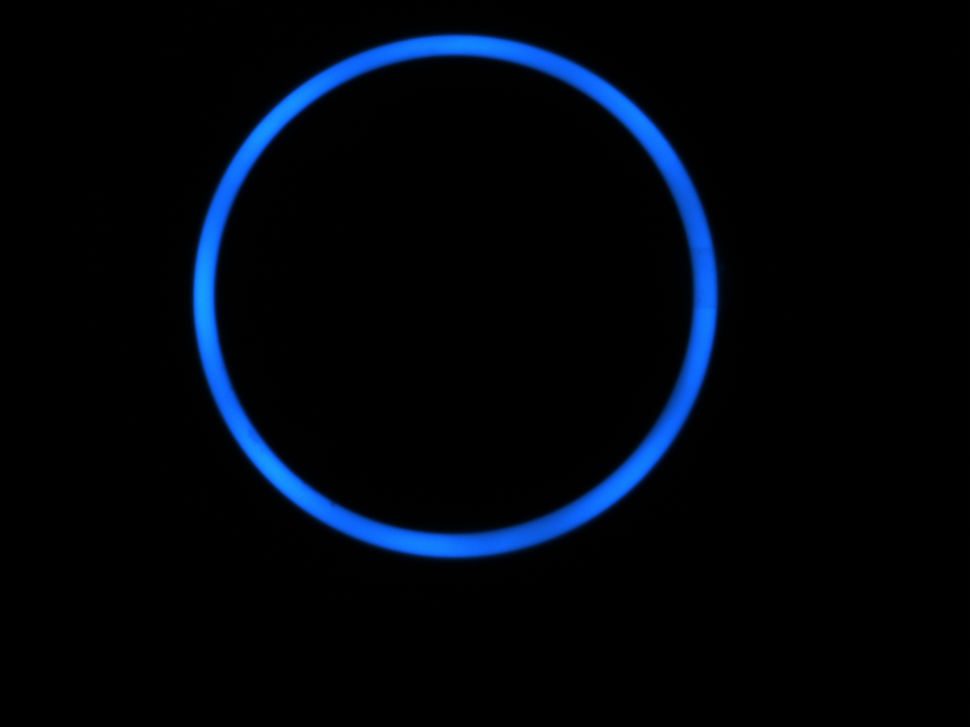
#> input picture Test/Blue_LED_F4E2C6A826D8_20230915113905306.PNG, 970 x 727 px, shrunk from 2590 x 1942 before the run; its folder holds only this picture in this run
$ python check.py
#> lines starting #> are read from the running program, lines starting #| are printed output that depends on the picture; after the words box and inside, x2 and y2 are one past the last pixel; in counts of white or black regions, pixels touching at a corner belong together
#> further down, img is the input picture: shape (727, 970, 3); mean B, G, R 12.8, 5.7, 1.2
import cv2
import os
import matplotlib.pyplot as plt

# Input and output folder paths
input_folder = './Test'  # Input folder path, replace it with your own path
output_folder = './Output'  # Output folder path, replace it with your own path

def plotImg(img):
    if len(img.shape) == 2:
        plt.imshow(img, cmap='gray')
        plt.show()
    else:
        plt.imshow(cv2.cvtColor(img, cv2.COLOR_BGR2RGB))
        plt.show()

# Function to delete all files in the output folder
def clear_output_folder():
    for filename in os.listdir(output_folder):
        file_path = os.path.join(output_folder, filename)
        try:
            if os.path.isfile(file_path):
                os.unlink(file_path)
        except Exception as e:
            print(f"Failed to delete {file_path}: {e}")

# Create the output folder if it doesn't exist
if not os.path.exists(output_folder):
    os.makedirs(output_folder)
else:
    # If the output folder already exists, delete its contents
    clear_output_folder()

def detect_black_spots(img):
    # Convert the image to grayscale
    gray_image = cv2.cvtColor(img, cv2.COLOR_BGR2GRAY)
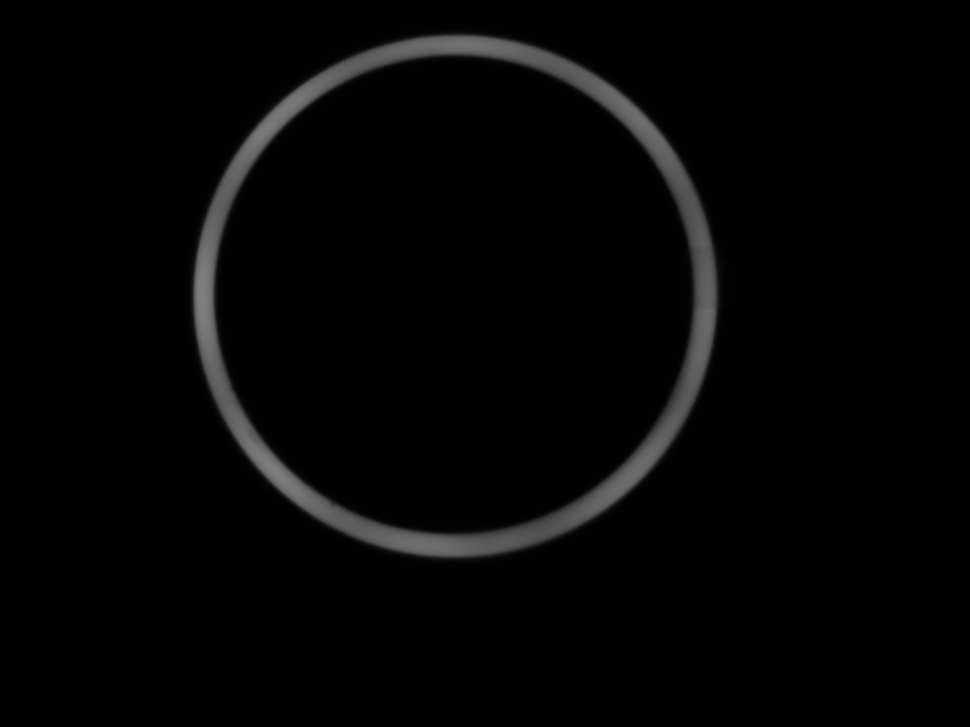
#> gray_image: shape (727, 970); min 0, max 130, mean 5.2
    # Threshold the grayscale image to create a binary mask for the object
    _, binary_mask = cv2.threshold(
        gray_image, 50, 255, cv2.THRESH_BINARY
    )
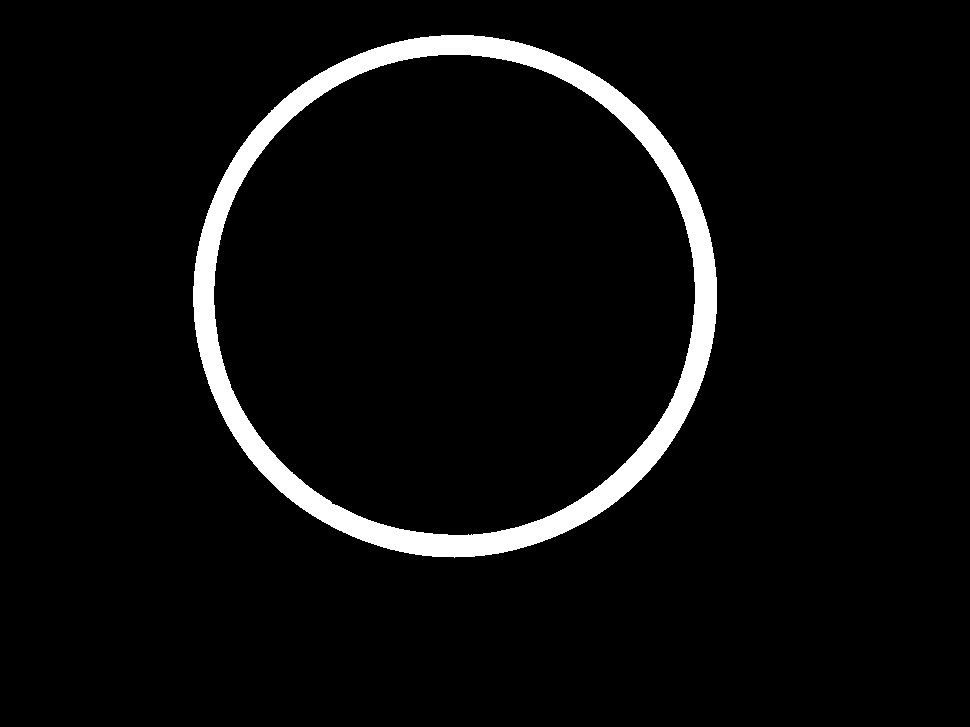
#> binary_mask: shape (727, 970); 4.7% white; 1 white region
    # Find contours in the binary mask
    contours, _ = cv2.findContours(
        binary_mask, cv2.RETR_EXTERNAL, cv2.CHAIN_APPROX_SIMPLE
    )
#> contours = 1 contour; box (x1, y1, x2, y2) and area: (193, 35, 717, 558) 214048
    # Create a binary image with adaptive thresholding
    binary_img = cv2.adaptiveThreshold(
        gray_image, 255, cv2.ADAPTIVE_THRESH_GAUSSIAN_C,
        cv2.THRESH_BINARY_INV, 75, 6.5
    )
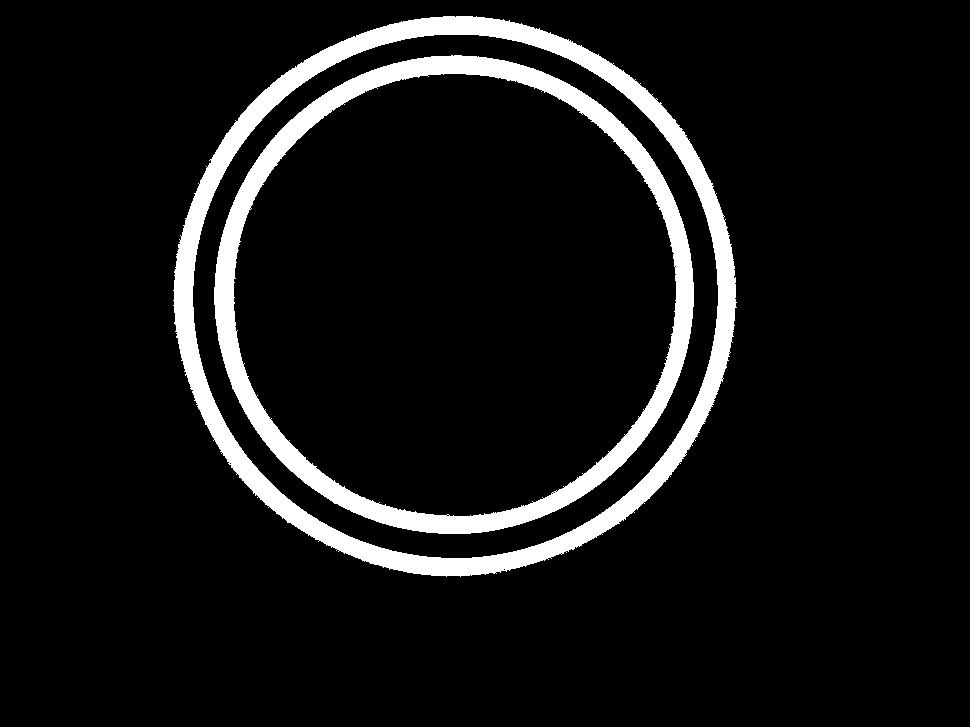
#> binary_img: shape (727, 970); 8.1% white; 2 white regions, box (x1, y1, x2, y2) and area: (173, 16, 737, 577) 30923, (214, 55, 694, 534) 26420
    # Ensure that at least one contour was found
    if contours:
        # Get the largest contour (assumes the object is the largest)
        largest_contour = max(contours, key=cv2.contourArea)
#> largest_contour = contour of 771 points, box (x1, y1, x2, y2) (193, 35, 717, 558), area 214048
        # Calculate the minimum enclosing circle for the largest contour
        (x, y), radius = cv2.minEnclosingCircle(largest_contour)
#> x = 454.6; y = 295.3; radius = 262.4
        # Convert coordinates and radius to integers
        center = (int(x), int(y))
#> center = (454, 295)
        radius = int(radius)
#> radius = 262
        # Draw the calculated circle on a copy of the original image
        result_image = binary_img.copy()
        cv2.circle(result_image, center, radius + 20, (0, 0, 0), 9)  # Red circle
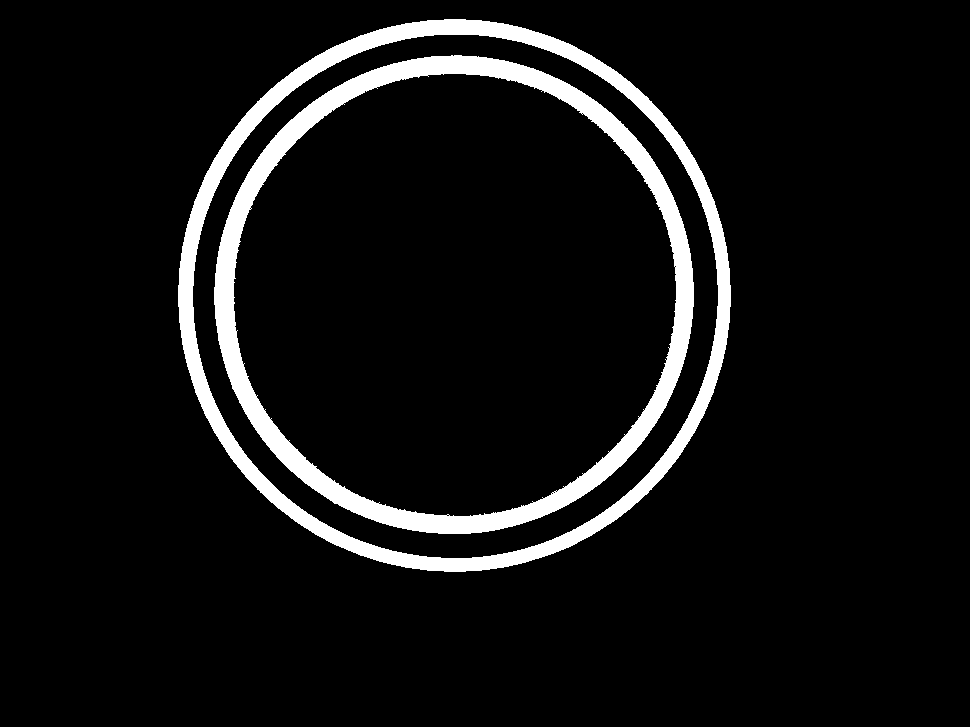
#> result_image: shape (727, 970); 7.2% white; 2 white regions, box (x1, y1, x2, y2) and area: (214, 55, 694, 534) 26420, (178, 19, 731, 572) 24196
        if radius - 55 >= 0:
            cv2.circle(result_image, center, radius - 55, (0, 0, 0), 9)  # Red circle
        # Find connected components (regions) in the binary image
        _, _, boxes, _ = cv2.connectedComponentsWithStats(result_image)
#> boxes = [[0, 0, 970, 727, 654574], [178, 19, 553, 553, 24196], [214, 55, 480, 479, 26420]]
        boxes = boxes[1:]
#> boxes = [[178, 19, 553, 553, 24196], [214, 55, 480, 479, 26420]]
        filtered_boxes = []
        # Filter out small and non-rectangular regions
        for x, y, w, h, pixels in boxes:
            if pixels < 10000 and h < 200 and w < 200 and h > 2 and w > 2:
                filtered_boxes.append((x, y, w, h))
                cv2.rectangle(img, (x - 100, y + 100),
                               (x + w + 100, y + h - 100),
                               (255, 255, 255), 2
                               )
#> this loop made 2 passes
#> after the loop, filtered_boxes = []
        # If there are filtered regions, consider the image to have black spots
        if len(filtered_boxes) > 0:
            return True
        else:
            return False
    else:
        return False

# Loop through all image files in the input folder
for filename in os.listdir(input_folder):

    if filename.lower().endswith(('.jpg', '.jpeg', '.png', '.bmp', '.gif')):
        input_path = os.path.join(input_folder, filename)
        output_path = os.path.join(output_folder, filename)

        # Load the image
        img = cv2.imread(input_path)

        if img is not None:
            # Check if the image has black spots
            if detect_black_spots(img):
                # Save the image to the output folder
                cv2.imwrite(output_path, img)

print("Processing completed.")

$ run again, on Test/Blue_LED_F4E2C6A85C48_20230914173638698.PNG
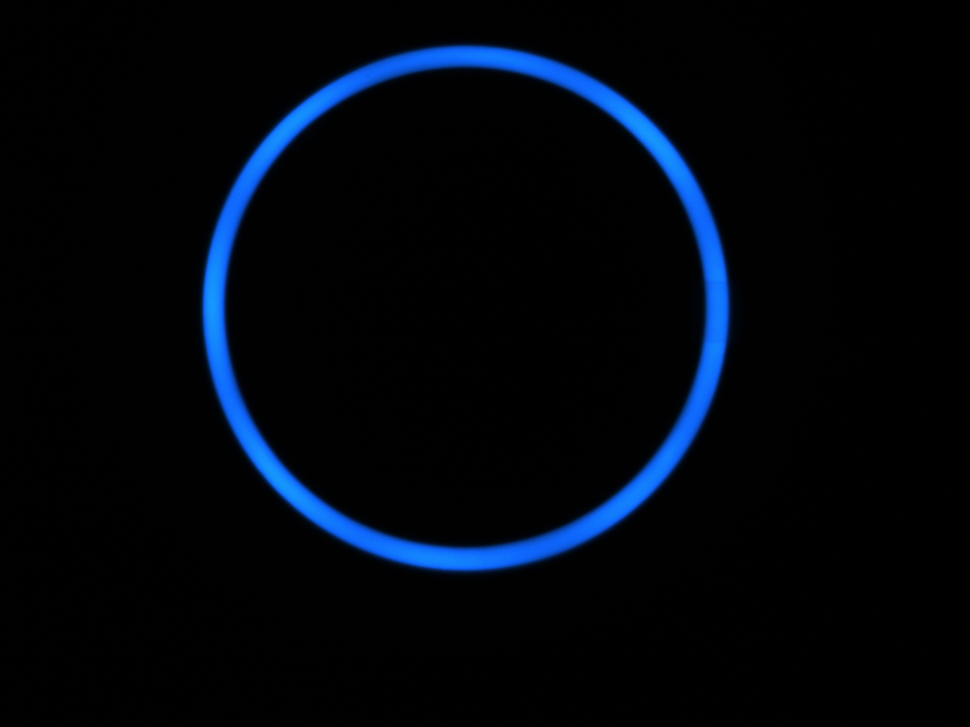
#> input picture Test/Blue_LED_F4E2C6A85C48_20230914173638698.PNG, 970 x 727 px, shrunk from 2590 x 1942 before the run
#> img is the input picture: shape (727, 970, 3); mean B, G, R 13, 5.9, 1.2
#> in detect_black_spots, `_, binary_mask = cv2.threshold( gray_image, 50, 255, cv2.THRESH_BINARY )`:
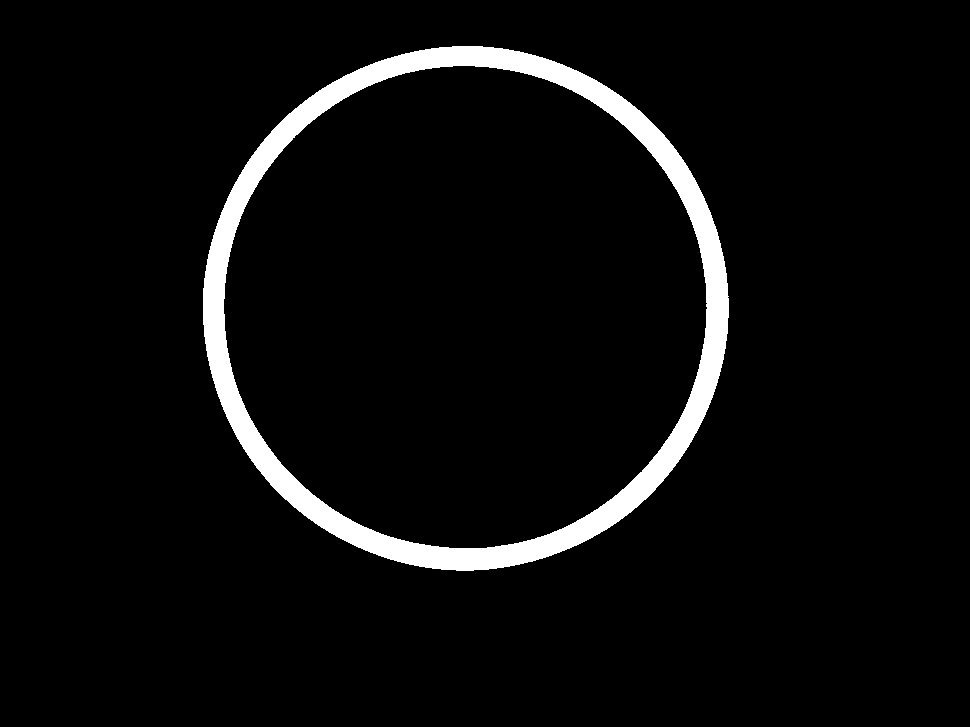
#> binary_mask: shape (727, 970); 4.8% white; 1 white region
#> contours = 1 contour; box (x1, y1, x2, y2) and area: (203, 46, 729, 571) 215790
#> binary_img: shape (727, 970); 8.3% white; 4 white regions (2 under 20 px), largest, box (x1, y1, x2, y2) and area: (183, 27, 749, 591) 31310, (224, 67, 706, 548) 26873
#> largest_contour = contour of 768 points, box (x1, y1, x2, y2) (203, 46, 729, 571), area 215790
#> in detect_black_spots, `(x, y), radius = cv2.minEnclosingCircle(largest_contour)`: x = 465.4; y = 307.7; radius = 263.2
#> center = (465, 307)
#> in detect_black_spots, `radius = int(radius)`: radius = 263
#> in detect_black_spots, `cv2.circle(result_image, center, radius + 20, (0, 0, 0), 9)`:
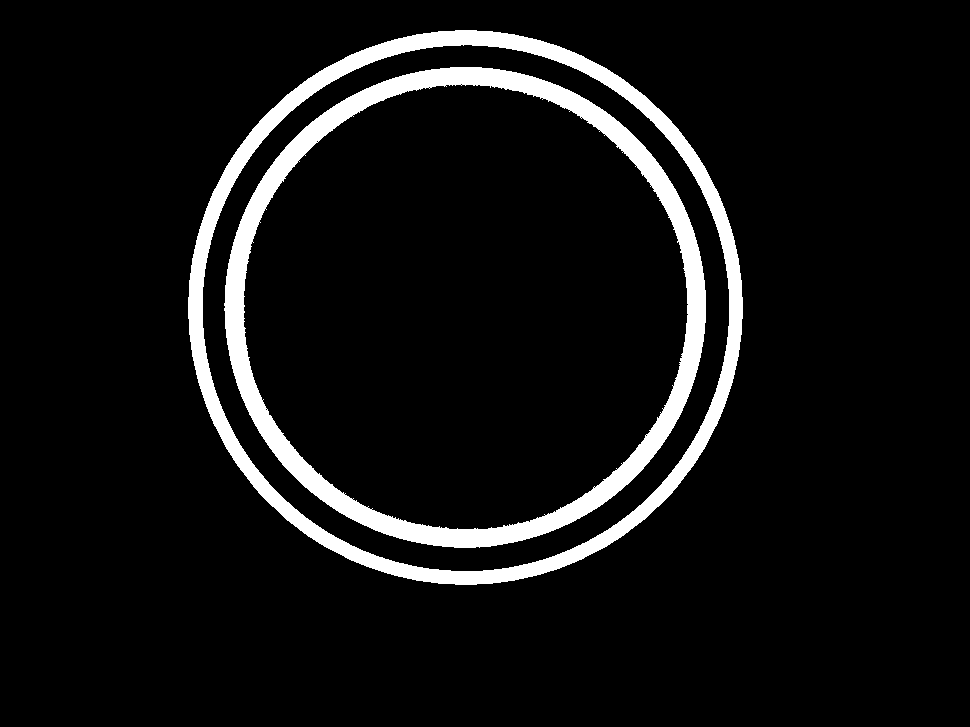
#> result_image: shape (727, 970); 7.3% white; 2 white regions, box (x1, y1, x2, y2) and area: (224, 67, 706, 548) 26873, (188, 30, 743, 585) 24338
#> in detect_black_spots, `_, _, boxes, _ = cv2.connectedComponentsWithStats(result_image)`: boxes = [[0, 0, 970, 727, 653979], [188, 30, 555, 555, 24338], [224, 67, 482, 481, 26873]]
#> in detect_black_spots, `boxes = boxes[1:]`: boxes = [[188, 30, 555, 555, 24338], [224, 67, 482, 481, 26873]]
#> the loop in detect_black_spots, `for x, y, w, h, pixels in boxes:` made 2 passes
#> after the loop in detect_black_spots, `for x, y, w, h, pixels in boxes:`: filtered_boxes = []
